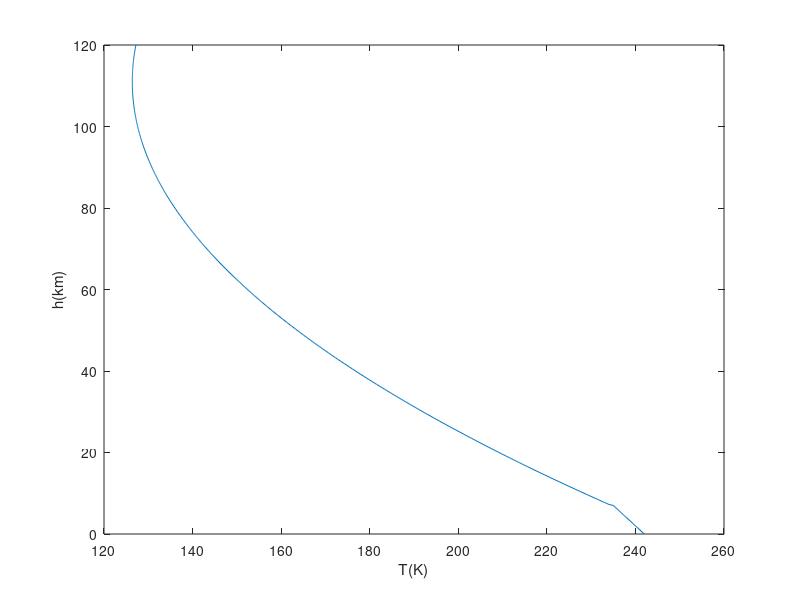
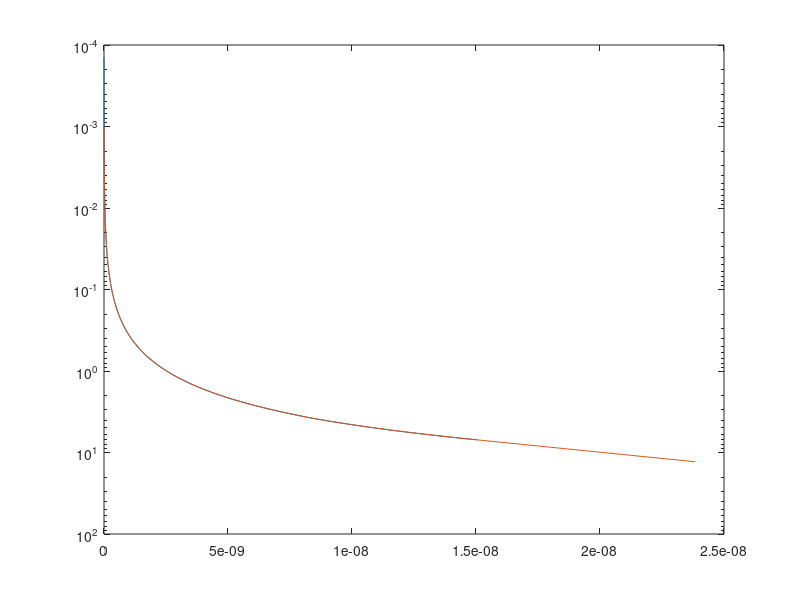
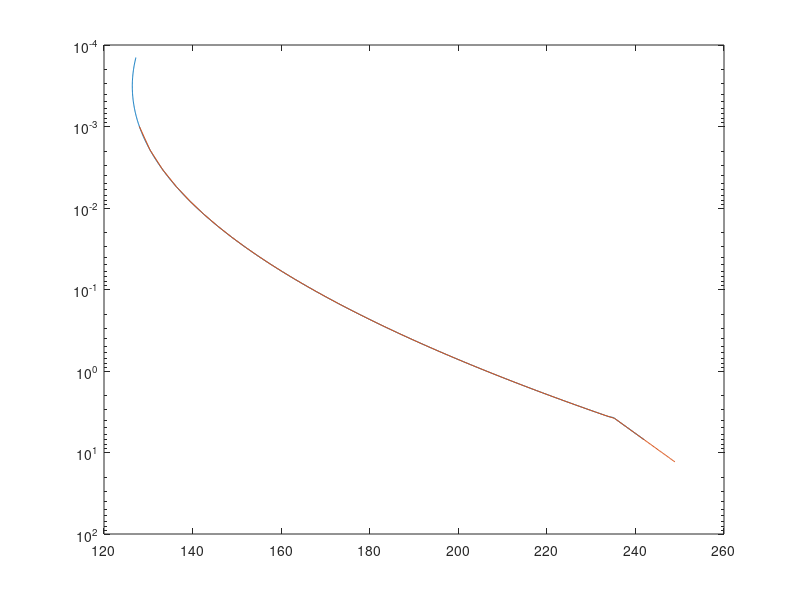
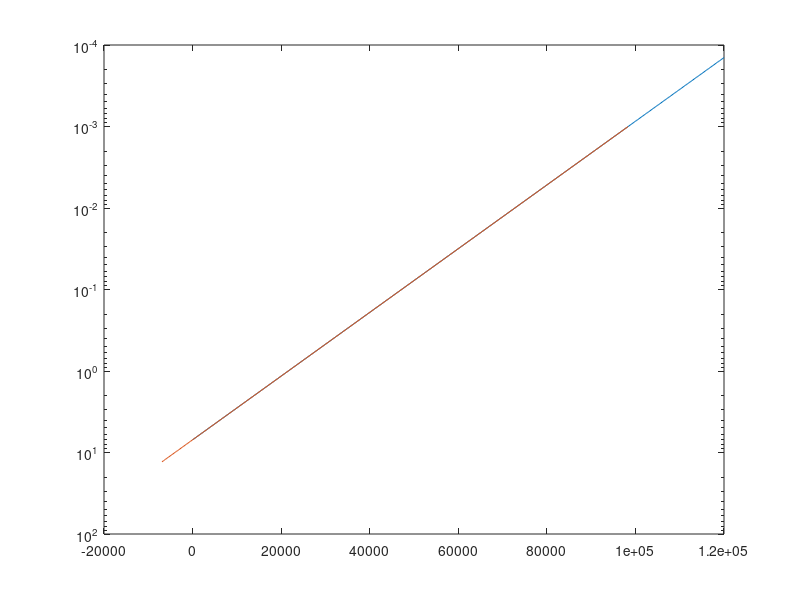

Write the MATLAB code that produced these figures, in order. (Note: this script raises an error after producing the figures.)
addpath /asl/matlib/h4tools

%% see https://www.grc.nasa.gov/www/k-12/airplane/atmosmrm.html

h = 0:250:120000;
p = zeros(size(h));
T = zeros(size(h));

%% T in C, h in meters, p in kPa
oo = find(h <= 7000);
 T(oo) = -31 - 0.000998 * h (oo);       %% -dT/dh = 0.998 K/km
 p(oo) = .699 * exp(-0.00009 * h(oo));

oo = find(h > 7000);
  T(oo) = -23.4 - 0.00222 * h(oo) + 1e-8*h(oo).^2;      %% -dT/dh = 2.2 K/km, I did the quadratic modification 
  p(oo) = .699 * exp(-0.00009 * h(oo));

T = T + 273;
n = p ./ (0.1921 * T);   %% density using eqn of state

p = p*1000/100;  %% KPa to Pa = N/m2 to mb
T = T;           %% in K
n = n/1e6;       %% per cm3

figure(1); plot(T,h/1000); ylabel('h(km)'); xlabel('T(K)');
figure(2); plot(p,h/1000); ylabel('h(km)'); xlabel('p(mb)');
figure(3); plot(n,h/1000); ylabel('h(km)'); xlabel('n(molecules/cm3)');

%% An Overview of the AIRS Radiative Transfer Model, 
%% IEEE TRANSACTIONS ON GEOSCIENCE AND REMOTE SENSING, VOL. 41, NO. 2, FEBRUARY 2003

%% All component gas transmittances, with the exception of
%% water vapor for 600 channels, are parameterized on this grid
%% which spans the range 1100–0.005 hPa. The 101 atmospheric
%% pressure levels which divide the atmosphere into 100 layers are
%% defined as
%% (19) Plev(i) = (Ai^2 + Bi + C).^7/2
%% where is level number, and A,B,C are constants. By
%% fixing P(1) = 1100, p(38) = 300, p(101) = 0.005, , and
%% hPa, we can then solve for these three constants. This relation gives us smoothly varying layers and is fine enough to
%% not limit the accuracy of the radiative transfer equation

%{
for Mars we want P(1) = 13 mb; P(40) = 0.3; P(101) = 0.001 mb
A + B + C = 13^2/7
1600A + 40B + C = 0.3^2/7
10201A + 101B + C = 0.01^2/7

(1       1 1)(A)   (13   )
(1600   40 1)(B) = (0.3  ) ^ (2/7)
(10201 101 1)(C)   (0.001)
%}
hp = 38; matr = [1 1 1; hp*hp hp 1; 10201 101 1]; yvec = [1100 300 0.005].^(2/7);  ABC = matr\yvec'  %% for AIRS
figure(3); A = ABC(1); B = ABC(2); C = ABC(3); ii = 1:101; P = (A*ii.^2 + B*ii + C).^(7/2); semilogy(ii,P,'o-')

hp = 80; matr = [1 1 1; hp*hp hp 1; 10201 101 1]; yvec = [13 0.3 0.001].^(2/7);  ABC = matr\yvec'     %% for Mars
figure(4); A = ABC(1); B = ABC(2); C = ABC(3); ii = 1:101; P = (A*ii.^2 + B*ii + C).^(7/2); semilogy(ii,P,'o-')

TP = interp1(log(p),T,log(P),[],'extrap'); figure(3); semilogy(T,p,TP,P); set(gca,'ydir','reverse');
HP = interp1(log(p),h,log(P),[],'extrap'); figure(4); semilogy(h,p,HP,P); set(gca,'ydir','reverse');
NP = interp1(log(p),n,log(P),[],'extrap'); figure(2); semilogy(n,p,NP,P); set(gca,'ydir','reverse');

%% https://nssdc.gsfc.nasa.gov/planetary/factsheet/marsfact.html
%% Surface density: ~0.020 kg/m3
%% Atmospheric composition (by volume): 
%%     Major      : Carbon Dioxide (CO2) - 95.1% ; Nitrogen (N2) - 2.59%
%%                  Argon (Ar) - 1.94%; Oxygen (O2) - 0.16%; Carbon Monoxide (CO) - 0.06% 
%%     Minor (ppm): Water (H2O) - 210; Nitrogen Oxide (NO) - 100; Neon (Ne) - 2.5;
%%                  Hydrogen-Deuterium-Oxygen (HDO) - 0.85; Krypton (Kr) - 0.3; 
%% 		 			    Xenon (Xe) - 0.08
%% 


hx.ptype = 0;
hx.pfields = 1;
hx.pmin = 0;
hx.pmax = 10;
hx.ngas = 2;
hx.glist = [1 2]';
hx.gunit = [10 10]';
hx.vcmin = 605;
hx.vcmax = 2805;

px.rlat = [0   -20]; px.plat = px.rlat;
px.rlon = [-90 +90]; px.plon = px.rlon;
px.nlevs = [50 50];
px.plevs = zeros(px.nlevs(1),2);
px.ptemp = zeros(px.nlevs(1),2);
px.gas_1 = zeros(px.nlevs(1),2);
px.gas_2 = zeros(px.nlevs(1),2);
px.satzen = [10 20];
px.solzen = [10 120];
px.spres = [8 12];
px.salti = [1000 100];

px.plevs(:,1) = P(1:2:100);
px.plevs(:,2) = P(2:2:101);

  sinsin = 1 * cos((1:50)'/50*2*pi);
px.ptemp(:,1) = TP(1:2:100) + sinsin';
  sinsin = 2 * sin((1:50)'/25*2*pi);
px.ptemp(:,2) = TP(1:2:100) - sinsin';
px.stemp(1) = max(px.ptemp(:,1)) + 1;
px.stemp(2) = max(px.ptemp(:,2)) - 1;

px.gas_1(:,1) = 100*1e-6; px.gas_1(:,2) = 50*1e-6;
px.gas_2(:,1) = 0.95;     px.gas_2(:,2) = 0.96;

px.rlat  = single(px.rlat);
px.plat  = single(px.plat);
px.rlon  = single(px.rlon);
px.plon  = single(px.plon);
px.gas_1 = single(px.gas_1);
px.gas_2 = single(px.gas_2);
px.ptemp = single(px.ptemp);
px.plevs = single(px.plevs);
px.stemp = single(px.stemp);
px.spres = single(px.spres);
px.satzen  = single(px.satzen);
px.solzen  = single(px.solzen);

rtpwrite('test_ip.rtp',hx,[],px,[]);

semilogy(px.ptemp,px.plevs); set(gca,'ydir','reverse');

%%%%%%%%%%%%%%%%%%%%%%%%%%%%%%%%%%%%%%%%%%%%%%%%%%%%%%%%%%%%%%%%%%%%%%%%

klayerser = ['!../BinV201/klayers_mars_wetwater fin=test_ip.rtp fout=test_op.rtp'];
eval(klayerser)

[hx2,~,px2,~] = rtpread('test_op.rtp');
pN = px2.plevs(1:100,:)-px2.plevs(2:101,:);
pD = log(px2.plevs(1:100,:)./px2.plevs(2:101,:));
px2.plays = pN./pD;
px2.plays(101,:) = 0;

figure(1)
semilogy(px.ptemp(:,1),px.plevs(:,1),'co-',px2.ptemp(1:px2.nlevs(1),1),px2.plays(1:px2.nlevs(1),1),'b',px.ptemp(:,2),px.plevs(:,2),'mo-',px2.ptemp(1:px2.nlevs(2),2),px2.plays(1:px2.nlevs(2),2),'r')
  set(gca,'ydir','reverse');

figure(2)
loglog(px2.gas_1(1:px2.nlevs(1),1),px2.plays(1:px2.nlevs(1),1),px2.gas_1(1:px2.nlevs(2),2),px2.plays(1:px2.nlevs(2),2)); set(gca,'ydir','reverse');

addpath /home/sergio/MATLABCODE/CONVERT_GAS_UNITS
RH = layeramt2RH(hx2,px2);
figure(3); semilogy(RH,px2.plays(1:100,:))

[ppmv1] = layers2ppmv(hx2,px2,1:2,1); figure(4); semilogy(ppmv1,px2.plays(1:96,:))
loglog(px.gas_1(:,1),px.plevs(:,1),'co-',ppmv1(:,1),px2.plays(1:96,1),'b',px.gas_1(:,2),px.plevs(:,2),'mo-',ppmv1(:,2),px2.plays(1:96,2),'r')

[ppmv2] = layers2ppmv(hx2,px2,1:2,2); figure(4); semilogy(ppmv2,px2.plays(1:96,:))
loglog(px.gas_2(:,1),px.plevs(:,1),'co-',ppmv2(:,1),px2.plays(1:96,1),'b',px.gas_2(:,2),px.plevs(:,2),'mo-',ppmv2(:,2),px2.plays(1:96,2),'r')

semilogx(P,HP/1000,'co-',px2.plays(1:px2.nlevs(1)-1,1),px2.palts(1:px2.nlevs(1)-1,1)/1000,'b.-',...
         P,HP/1000,'mo-',px2.plays(1:px2.nlevs(1)-1,1),px2.palts(1:px2.nlevs(1)-1,1)/1000,'r'); xlabel('p(mb)'); ylabel('H(km)')
